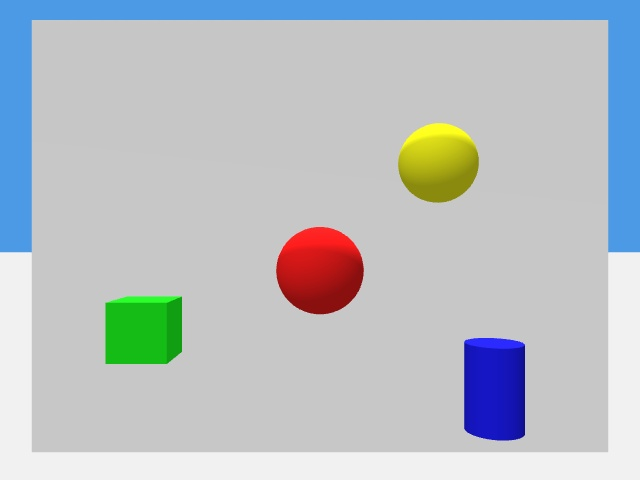
#> input picture 人形机器人综合实践课(2025年1期)/四、机器人仿真系统/作业4.1/gazebo/camera_snapshot.jpg, 640 x 480 px, found by its file name
$ python camera_snapshot_process.py
#> lines starting #> are read from the running program, lines starting #| are printed output that depends on the picture
import cv2
import os

def process():
  cwd = os.getcwd()
  img_path = os.path.join(cwd, '人形机器人综合实践课(2025年1期)/四、机器人仿真系统/作业4.1/gazebo/camera_snapshot.jpg')
  dest_path = os.path.join(cwd, '人形机器人综合实践课(2025年1期)/四、机器人仿真系统/作业4.2')
  # 读取相机图像
  img = cv2.imread(img_path)
#> img is the input picture: shape (480, 640, 3); mean B, G, R 196.1, 191.5, 185
  # 获取灰度图
  gray_img = cv2.cvtColor(img, cv2.COLOR_BGR2GRAY)
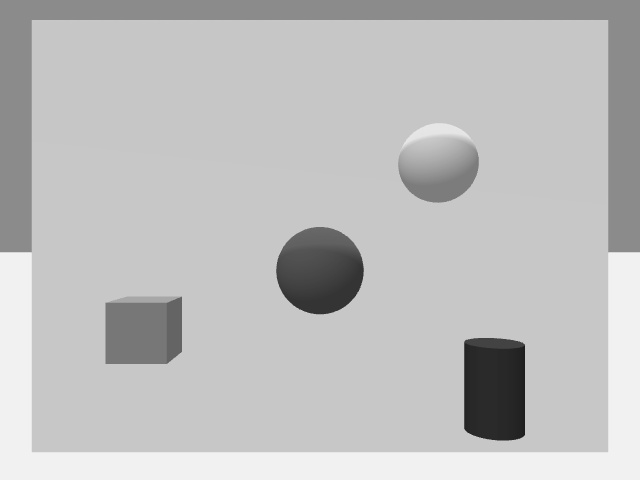
#> gray_img: shape (480, 640); min 26, max 243, mean 190.1
  cv2.imwrite(os.path.join(dest_path, 'camera_snapshot_gray.jpg'), gray_img)
  print("灰度图已保存: camera_snapshot_gray.jpg")
  # 获取边缘图
  edge_img = cv2.Canny(gray_img, 50, 150)
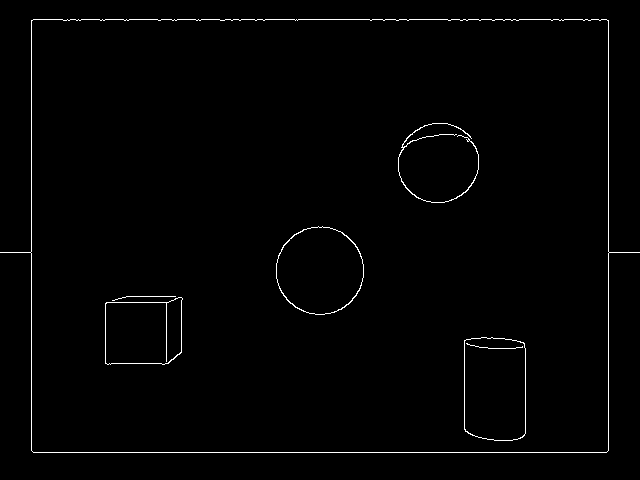
#> edge_img: shape (480, 640); 1.2% white in thin lines or dots
  cv2.imwrite(os.path.join(dest_path, 'camera_snapshot_edges.jpg'), edge_img)
  print("边缘图已保存: camera_snapshot_edges.jpg")


if __name__ == "__main__":
  process()
